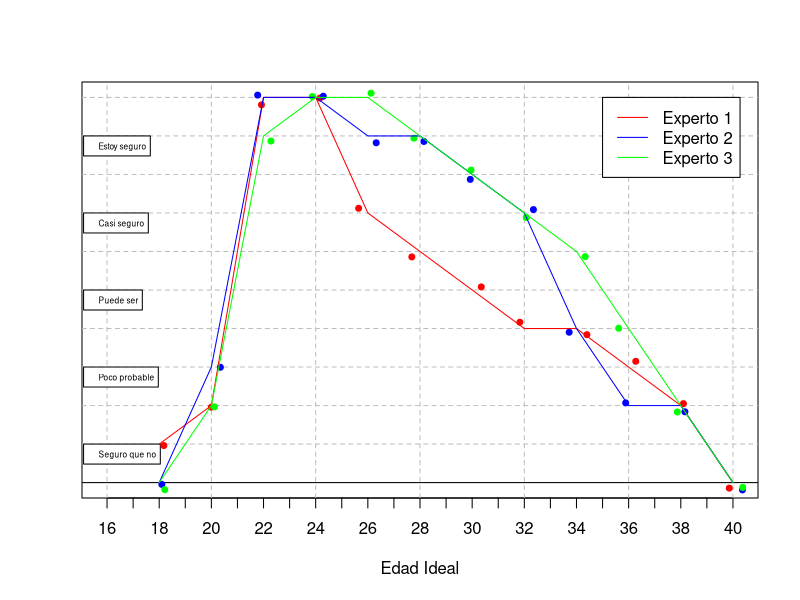
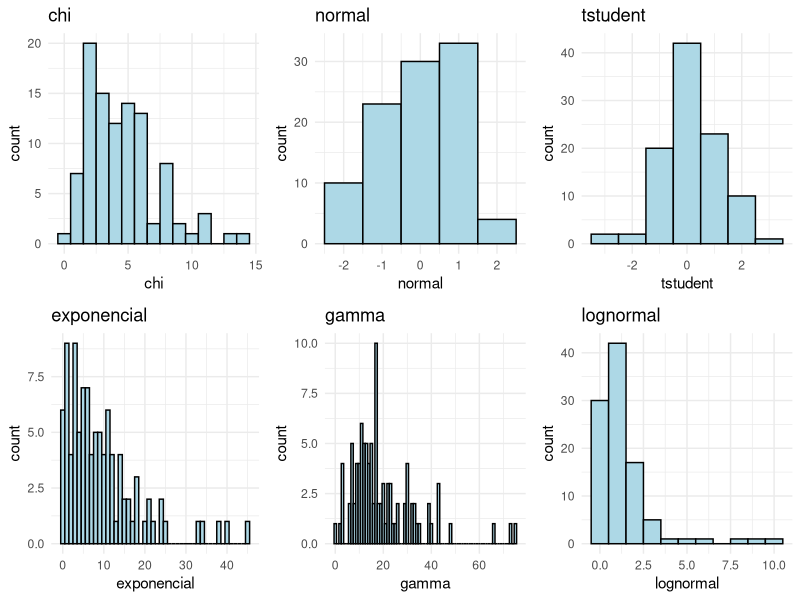
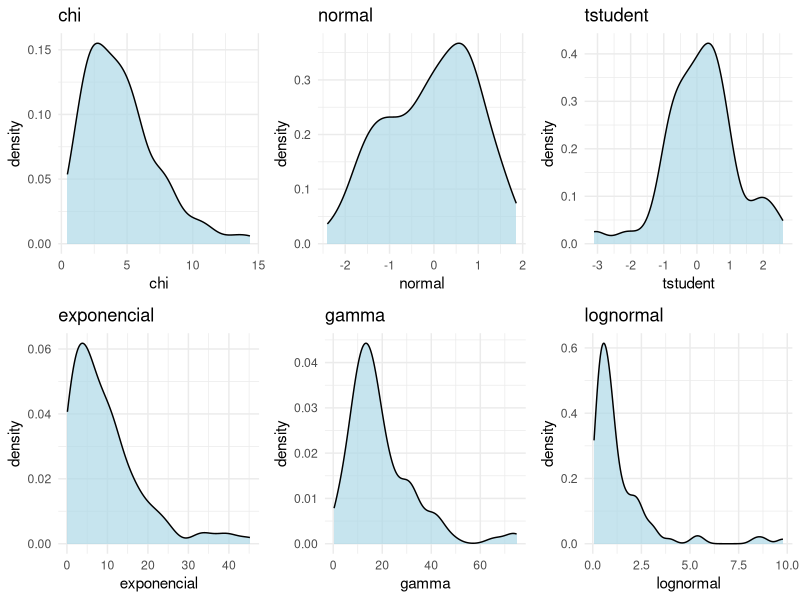
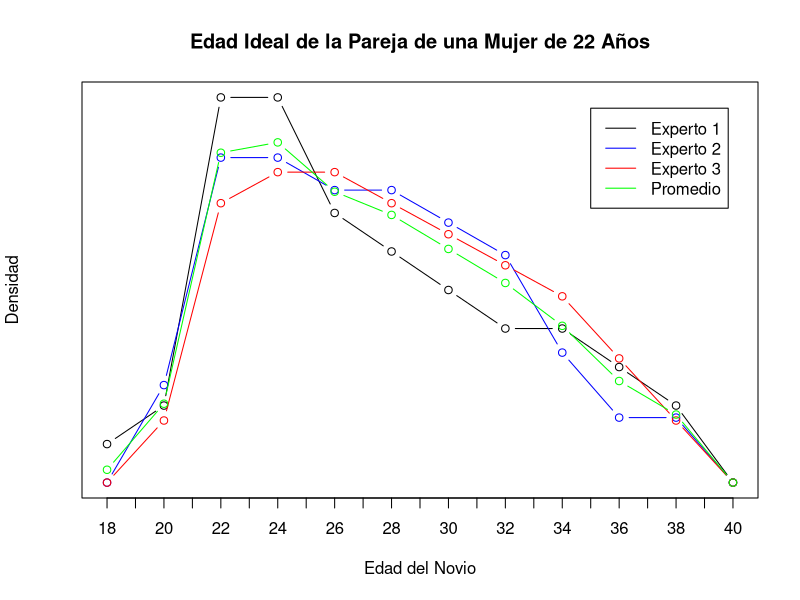
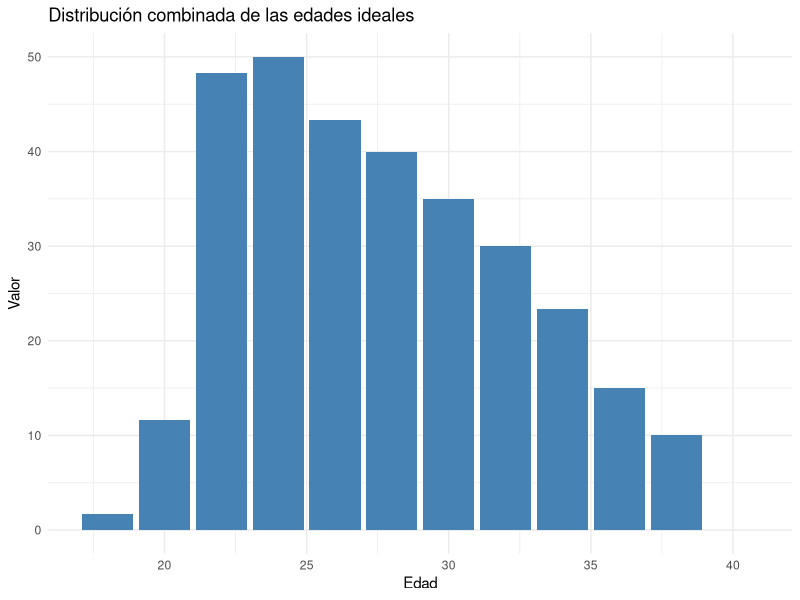

The R script that drew these images, in order:
## ---- chunk 1
knitr::opts_chunk$set(
	echo = T,
	fig.align = "center",
	fig.pos = "H",
	message = FALSE,
	warning = FALSE
)
## ---- chunk 2
persona1 <- data.frame(
  edad = c(18, 20, 22, 24, 26, 28, 30, 32, 34, 36, 38, 40),
  valor = c(5, 10, 50, 50, 35, 30, 25, 20, 20, 15, 10, 0)
)

## ---- chunk 3
persona2 <- data.frame(
  edad = c(18, 20, 22, 24, 26, 28, 30, 32, 34, 36, 38, 40),
  valor = c(0,15,50,50,45,45,40,35,20,10,10,0)
)
## ---- chunk 4
persona3 <- data.frame(
  edad = c(18, 20, 22, 24, 26, 28, 30, 32, 34, 36, 38, 40),
  valor = c(0,10,45,50,50,45,40,35,30,20,10,0)
  
)
## ---- chunk 5
all_personas <- rbind(persona1, persona2, persona3)
## ---- chunk 6
par(lab=c(30,20,20))
par(yaxt='n')
plot(c(1000000,3500000),c(0,50),type='n',ylab='',xlab='Edad Ideal', 
     xlim = c(16, 40))

abline(v=c(0,4,8,12,16,20,24,28,32,36,40),lty=2,col='grey')
abline(h=0)
abline(h=c(5,10,15,20,25,30,35,40,45,50),lty=2,col='grey')
legend(15.1,5,'Seguro que no',cex=0.5,bg='white')
legend(15.1,15,'Poco probable',cex=0.5,bg='white')
legend(15.1,25,'Puede ser',cex=0.5,bg='white')
legend(15.1,35,'Casi seguro',cex=0.5,bg='white')
legend(15.1,45,'Estoy seguro',cex=0.5,bg='white')

# Agrega los valores de las personas como puntos con diferentes alturas en Y que son las categorias
points(x=jitter(persona1$edad), y=jitter(persona1$valor), col="red", pch=19,cex = 0.8)
points(x=jitter(persona2$edad), y=jitter(persona2$valor), col="blue", pch=19,cex = 0.8)
points(x=jitter(persona3$edad), y=jitter(persona3$valor), col="green", pch=19, cex = 0.8)
# Añade líneas que unen los puntos de cada persona
lines(x=persona1$edad, y=persona1$valor, col="red")
lines(x=persona2$edad, y=persona2$valor, col="blue")
lines(x=persona3$edad, y=persona3$valor, col="green")

legend(35, 50, c('Experto 1', 'Experto 2', 'Experto 3'), lty = c(1,1,1,1), 
       col = c( 'red', 'blue', 'green'))
## ---- chunk 7
# Load the necessary library
library(ggplot2)

# Create a data frame with example data (replace with your actual data)
# For demonstration purposes, I'll use random data
set.seed(420)
data <- data.frame(
  chi = rchisq(100, df = 5),
  normal = rnorm(100),
  tstudent = rt(100, df = 10),
  exponencial = rexp(100, rate = 0.1),
  gamma = rgamma(100, shape = 2, rate = 0.1),
  lognormal = rlnorm(100)
)

# Create histograms using ggplot2
histograms <- lapply(names(data), function(var_name) {
  ggplot(data, aes(x = .data[[var_name]])) +
    geom_histogram(binwidth = 1, fill = "lightblue", color = "black") +
    labs(title = var_name) +
    theme_minimal()
})

# Arrange histograms in a grid (3x3)
library(gridExtra)
grid.arrange(grobs = histograms, ncol = 3)

# Create density plots using ggplot2
density_plots <- lapply(names(data), function(var_name) {
  ggplot(data, aes(x = .data[[var_name]])) +
    geom_density(fill = "lightblue", color = "black", alpha = 0.7) +
    labs(title = var_name) +
    theme_minimal()
})

# Arrange density plots in a grid (3x3)
grid.arrange(grobs = density_plots, ncol = 3)

## ---- chunk 8
Nsimulaciones <- 1000
muestra1 <- sample(persona1$edad, Nsimulaciones, replace = TRUE, prob = persona1$valor)
muestra2 <- sample(persona2$edad, Nsimulaciones, replace = TRUE, prob = persona2$valor)
muestra3 <- sample(persona3$edad, Nsimulaciones, replace = TRUE, prob = persona3$valor)
## ---- chunk 9
proporcion1 <- prop.table(persona1$valor)
proporcion2 <- prop.table(persona2$valor)
proporcion3 <- prop.table(persona3$valor)
proporciones <- prop.table(table(c(muestra1, muestra2, muestra3)))
## ---- chunk 10
# Calcula el promedio de las proporciones
promedio <- (proporcion1 + proporcion2 + proporcion3) / 3
edad <-  persona1$edad
# Agrega el promedio al gráfico
plot(edad, proporcion1, type = 'b', ylab = 'Densidad', xlab = 'Edad del Novio')
title(main = 'Edad Ideal de la Pareja de una Mujer de 22 Años')
points(edad, proporcion2, type = 'b', col = 'blue')
points(edad, proporcion3, type = 'b', col = 'red')
points(edad, promedio, type = 'b', col = 'green')
legend(35, 0.18, c('Experto 1', 'Experto 2', 'Experto 3', 'Promedio'), lty = c(1, 1, 1, 1), col = c('black', 'blue', 'red', 'green'))

## ---- chunk 11
combinado <- rbind(persona1, persona2, persona3)

# Calcular la media ponderada por edad
library(dplyr)
resultado <- combinado %>%
  group_by(edad) %>%
  summarise(valor = mean(valor))

## ---- chunk 12
# Cargar la librería para gráficos
library(ggplot2)

# Crear el gráfico de barras
ggplot(resultado, aes(x=edad, y=valor)) +
  geom_bar(stat="identity", fill="steelblue") +
  theme_minimal() +
  labs(x="Edad", y="Valor", title="Distribución combinada de las edades ideales")

